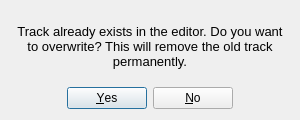
<?xml version="1.0" encoding="UTF-8"?>
<ui version="4.0">
 <class>TrackOverwriteDialog</class>
 <widget class="QDialog" name="TrackOverwriteDialog">
  <property name="geometry">
   <rect>
    <x>0</x>
    <y>0</y>
    <width>300</width>
    <height>120</height>
   </rect>
  </property>
  <property name="windowTitle">
   <string>Dialog</string>
  </property>
  <layout class="QHBoxLayout" name="horizontalLayout">
   <item>
    <layout class="QVBoxLayout" name="verticalLayout">
     <item>
      <widget class="QLabel" name="label">
       <property name="font">
        <font>
         <pointsize>10</pointsize>
        </font>
       </property>
       <property name="text">
        <string>Track already exists in the editor. Do you want to overwrite? This will remove the old track permanently.</string>
       </property>
       <property name="alignment">
        <set>Qt::AlignCenter</set>
       </property>
       <property name="wordWrap">
        <bool>true</bool>
       </property>
      </widget>
     </item>
     <item>
      <widget class="QDialogButtonBox" name="buttonBox">
       <property name="orientation">
        <enum>Qt::Horizontal</enum>
       </property>
       <property name="standardButtons">
        <set>QDialogButtonBox::No|QDialogButtonBox::Yes</set>
       </property>
       <property name="centerButtons">
        <bool>true</bool>
       </property>
      </widget>
     </item>
    </layout>
   </item>
  </layout>
 </widget>
 <resources/>
 <connections>
  <connection>
   <sender>buttonBox</sender>
   <signal>accepted()</signal>
   <receiver>TrackOverwriteDialog</receiver>
   <slot>accept()</slot>
   <hints>
    <hint type="sourcelabel">
     <x>248</x>
     <y>254</y>
    </hint>
    <hint type="destinationlabel">
     <x>157</x>
     <y>274</y>
    </hint>
   </hints>
  </connection>
  <connection>
   <sender>buttonBox</sender>
   <signal>rejected()</signal>
   <receiver>TrackOverwriteDialog</receiver>
   <slot>reject()</slot>
   <hints>
    <hint type="sourcelabel">
     <x>316</x>
     <y>260</y>
    </hint>
    <hint type="destinationlabel">
     <x>286</x>
     <y>274</y>
    </hint>
   </hints>
  </connection>
 </connections>
</ui>
